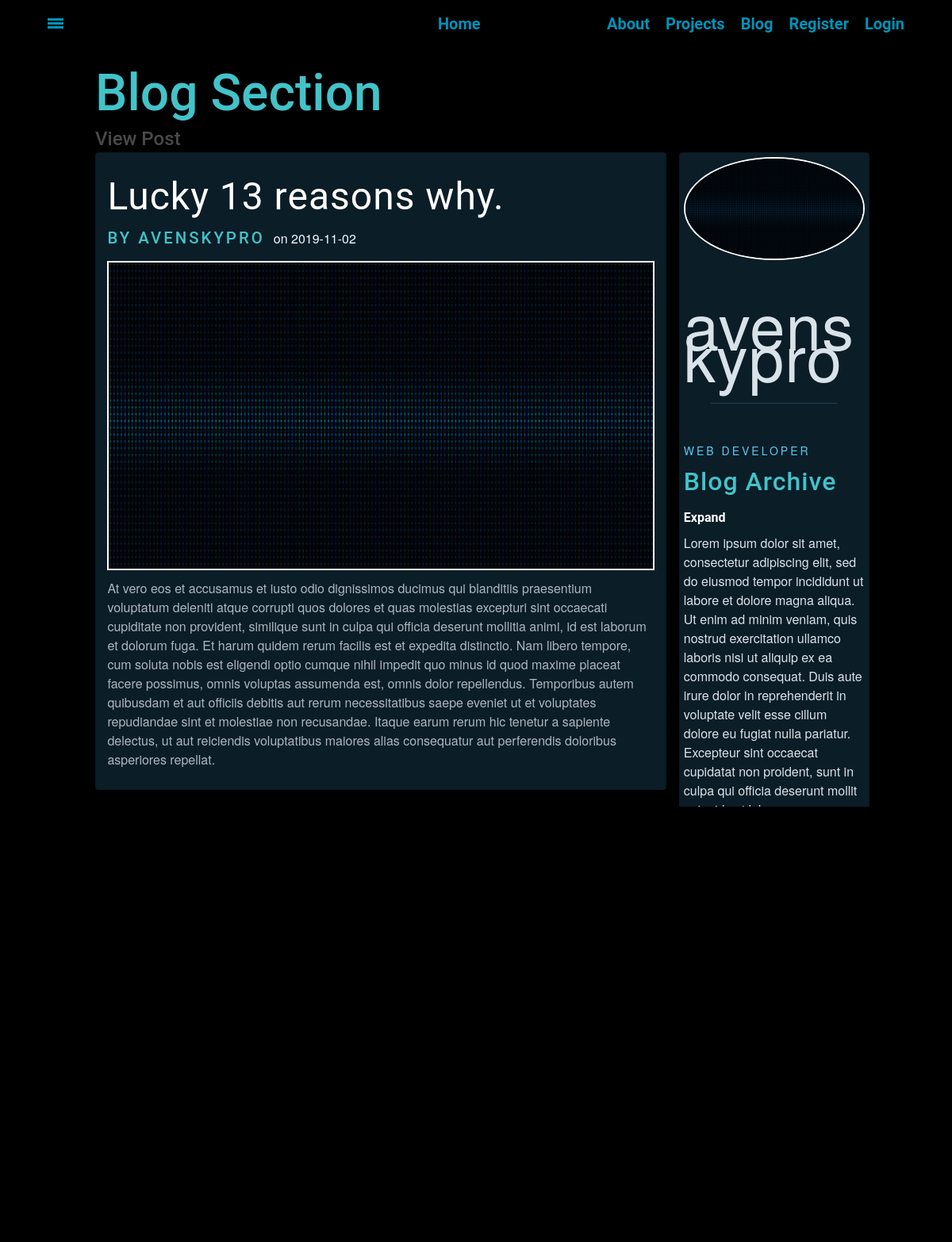
Page /post/13 on the committed database.
### webdev/models.py (models this page shows, shortened)
class Post(db.Model):
    __tablename__= 'post'
    id = db.Column(db.Integer, primary_key=True)
    title = db.Column(db.String(100), nullable=False)
    date_posted = db.Column(db.DateTime, nullable=False, default=datetime.datetime.utcnow())
    content = db.Column(db.Text, nullable=False)
    user_id = db.Column(db.Integer, db.ForeignKey('user.id'), nullable=False)

class User(db.Model, UserMixin):
    id = db.Column(db.Integer, primary_key=True)
    username = db.Column(db.String(20), unique=True, nullable=False)
    email = db.Column(db.String(120),  unique=True, nullable=False)
    image_file = db.Column(db.String(20), nullable=False, default='blank_user.gif')
    password = db.Column(db.String(60), nullable=False)
    posts = db.relationship('Post', backref='author', lazy=True)

### webdev/routes.py (the view)
@app.route("/post/<int:post_id>", methods=['GET'])
def post(post_id):
	post = Post.query.get(post_id)
	user = User.query.get(post.user_id)
	image_file = url_for('static',filename='pics/' + user.image_file)
	return render_template('post.html', title=post.title, post=post, user=user, image_file = image_file)

### webdev/templates/post.html (shortened to what this page needs)
{% extends "main.html" %}
{% block content %}
<div class="blog-wrapper content-wrapper" id="blog-post">
	<div class="box header">
		<div class="blog-header">
			<div class="blog-header-left">
				<a href="{{ url_for('showBlog') }}"><h2>Blog Section</h2></a>
				<h3>
					{% if post.author == current_user %}
						Edit Post
					{% else %}
						View Post
					{% endif %}
				</h3>
			</div>
		</div>
	</div>
	<div class="box content">
		<div class="blog-card card">
			<a class="card-post-title"><h1>{{ post.title }}</h1></a>
			<a class="card-author" href="{{ url_for('user_posts', username=post.author.username) }}"><h2>By {{ post.author.username }}</h2></a>
			<small class="card-date text-muted"><p> on {{ post.date_posted.strftime('%Y-%m-%d') }}</p></small>
			<img class="blog-card-img card-img" src="{{ url_for('static', filename='pics/heading.gif') }}">
			<p class="card-content">{{ post.content }}</p>
		</div>
	</div>
	<div class="box sidebar">
		<div class="side-card card">
			<img class="card-img" src="{{ url_for('static', filename='pics/heading.gif') }}">
			<p class="card-name">{{ user.username }}</p>
			<p class="card-position">Web Developer</p>
			<h2 class="card-title">Blog Archive</h2>
			<div class="card-archive">
			  <label for="togList1">
			    <span>Expand</span>
			  </label>
			</div>
			<p class="card-info">Lorem ipsum dolor sit amet, consectetur adipiscing elit, sed do eiusmod tempor incididunt ut labore et dolore magna aliqua. Ut enim ad minim veniam, quis nostrud exercitation ullamco laboris nisi ut aliquip ex ea commodo consequat. Duis aute irure dolor in reprehenderit in voluptate velit esse cillum dolore eu fugiat nulla pariatur. Excepteur sint occaecat cupidatat non proident, sunt in culpa qui officia deserunt mollit anim id est laborum.</p>
		</div>
	</div>
</div>
{% endblock %}

### webdev/static/styles.css (style rules this page uses)
body { margin: 0px; overflow-x: hidden; color:white; }
* { font-family: "Helvetica Neue Bold", Roboto, Helvetica, Arial, sans-serif; font-weight: 700; }
h1 { font-family: "Helvetica Neue Light", Roboto, Helvetica, Arial, sans-serif; font-size: 50px; line-height: 60px; font-weight: 300; }
h2 { font-size: 3em; color: #42C3C9; }
h3 { font-size: 24px; color: #4A4A4A; line-height: 23px; }
p { font-family: "Helvetica Neue", Roboto, Helvetica, Arial, sans-serif; font-size: 16px; color: #F0F8FF; font-weight: 400; }
a { font-size: 14px; color: #0093b9; line-height: 17px; text-decoration: none; }
.header h2 { font-size: 4rem; margin:0px; }
.header h3 { margin: 0px; font-size: 1.5em; line-height: 1.5em; }
.header { align-items: center; margin-bottom:2%; white-space: nowrap; height:100% }
.content-wrapper { min-height: 90vh; margin: 0 10%; padding: 10vh 0 0; display: grid; grid-template-rows: 12vh min-content; grid-gap: 1em; grid-template-columns: 1fr; grid-template-areas: "header" "content" }
.sidebar { grid-area: sidebar; }
.content { grid-area: content; }
.header { grid-area: header; }
.blog-wrapper { grid-template-columns: 60vw 20vw; grid-template-areas: "header header" "content sidebar"; }
.blog-header { justify-content: space-between; display: flex; }
.card { background-color: rgba(34,84,112,0.35); box-shadow: 0 0 20px rgba(0,0,0,.2); padding:2%; display: grid; grid-gap: 1em; margin-bottom: 2%; }
.card-name::after { margin-left: 0; }
.card-name { grid-area: name; }
.card-img { grid-area: image; }
.card-position { grid-area: position; }
.card-info { grid-area: info; }
.card-archive { grid-area: archive; }
.blog-card { display: block; }
.side-card { display: block; }
a { color: dodgerblue; }
.card-info { font-weight: 300; opacity: .9; }
.card-name { text: nowrap; letter-spacing: 1px; font-size: 5rem; margin: .75em 0 0; line-height: .5em; opacity: .9; }
.card-name::after { content: ''; display: block; width: 2em; height: 1px; background: #5bcbf0; margin: .5em auto .65em; opacity: .25; }
.card-position { text-transform: uppercase; font-size: .875rem; letter-spacing: 3px; margin: 0 0 .5vem; line-height: 1; color: #5bcbf0; }
.card-img { justify-self: center; max-width: 100%; border-radius: 50%; border: 2px solid white; }
.blog-card-img { justify-self: center; max-width: 100%; border-radius: 50%; border: 2px solid white; border-radius: 0; }
.card-post-title h1 { letter-spacing: 1px; margin: .35em 0 .30em; line-height: 1; font-weight: 400; font-size: 3rem; color: white; }
.card-title { letter-spacing: 1px; margin: .15em 0 .55em; line-height: 1; font-size: 2rem; }
.card-author { display: inline-block; text-transform: uppercase; font-size: .425em; letter-spacing: 3px; margin: .25em 0; line-height: 1; color: #5bcbf0; }
.card-date { margin: 0 .55em; display: inline-block; }
.card-content { font-weight: 300; opacity: .7; margin: .70em 0; }

### rows in the picture
Post: title "Lucky 13 reasons why.", date_posted "2019-11-02", content "At vero eos et accusamus et iusto odio dignissimos ducimus qui blanditiis praesentium voluptatum deleniti atque corrupti quos dolores et quas molestias excepturi sint occaecati cupiditate non provident, similique sunt in culpa qui officia deserunt mollitia animi, id est laborum et dolorum fuga. Et harum quidem rerum facilis est et expedita distinctio. Nam libero tempore, cum soluta nobis est eligendi optio cumque nihil impedit quo minus id quod maxime placeat facere possimus, omnis voluptas assumenda est, omnis dolor repellendus. Temporibus autem quibusdam et aut officiis debitis aut rerum necessitatibus saepe eveniet ut et voluptates repudiandae sint et molestiae non recusandae. Itaque…"
User: author.username "AVENSKYPRO", username "avenskypro"
